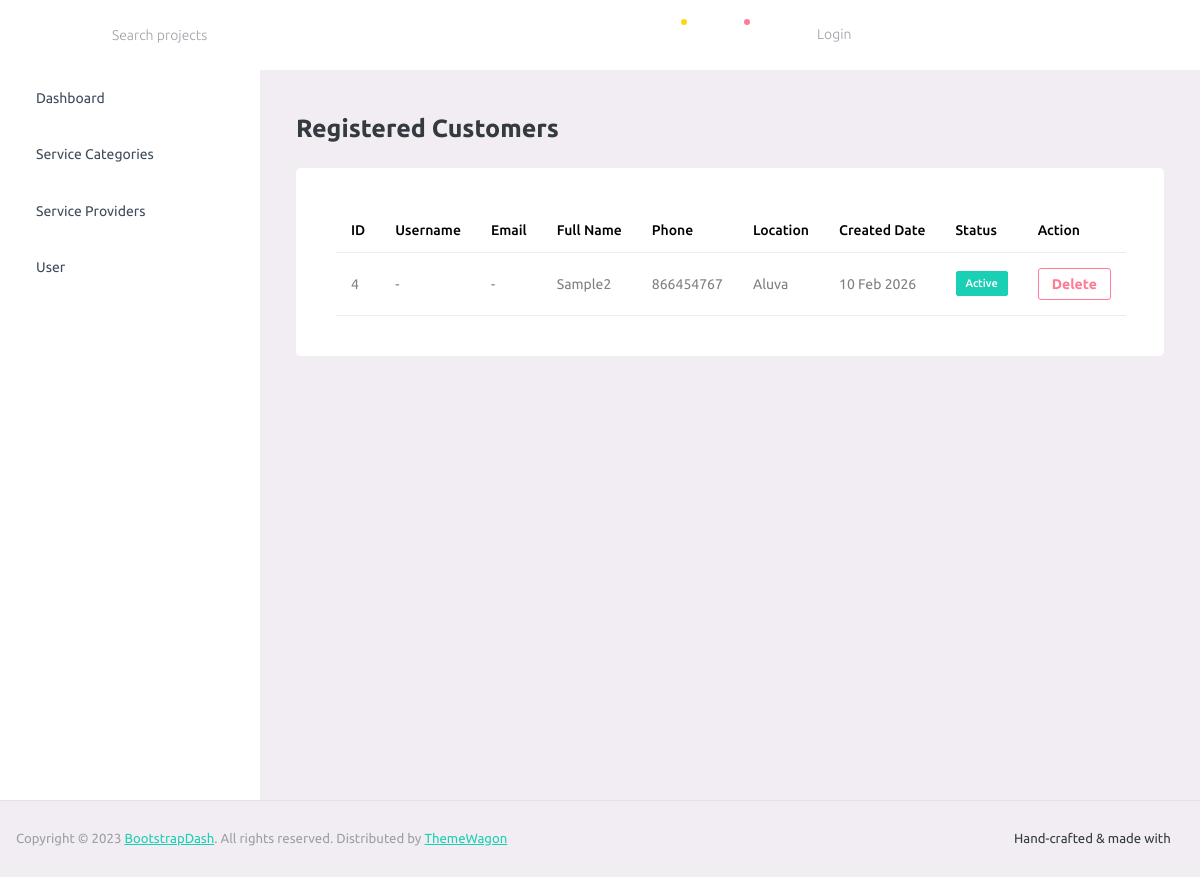
Screenshot of /FixPointAdmin/customers_details/ with the database file from the repository.
### UserApp/models.py (models this page shows, shortened)
class UserDb(models.Model):
    ROLE_CHOICES = (
        ('SERVICE_PROVIDER', 'Service Provider'),
        ('CUSTOMER', 'Customer'),
    )
    user = models.OneToOneField(
        User,
        on_delete=models.CASCADE,
        related_name="profile"
    )
    user_role = models.CharField(
        max_length=20,
        choices=ROLE_CHOICES
    )
    is_approved = models.BooleanField(default=False)

class CustomerProfileDb(models.Model):
    user = models.OneToOneField(UserDb, on_delete=models.CASCADE)
    full_name = models.CharField(max_length=150)
    phone_number = models.CharField(max_length=15, null=True, blank=True)
    location = models.CharField(max_length=150)
    latitude = models.DecimalField(
        max_digits=9,
        decimal_places=6,
        null=True,
        blank=True
    )
    longitude = models.DecimalField(
        max_digits=9,
        decimal_places=6,
        null=True,
        blank=True
    )
    created_at = models.DateTimeField(auto_now_add=True)
    rejection_reason = models.TextField(blank=True, null=True)

### AdminApp/views.py (the view)
# urls.py: path("customers_details/",views.customers_details,name="customers_details"),
def customers_details(request):
    customers = UserDb.objects.filter(
        user_role='CUSTOMER'
    ).select_related('customerprofiledb')
    context = {
        "customers": customers
    }
    return render(request, "customers-details.html",context )

### AdminApp/templates/customers-details.html (shortened to what this page needs)
{% extends 'base.html' %}
{% load static %}
{% block content %}
<div class="content-wrapper">
    <div class="row">
        <div class="col-12">
            <h3 class="mb-4 font-weight-bold">Registered Customers</h3>
        </div>
    </div>
    <div class="card">
        <div class="card-body">
            <table class="table table-hover">
                <thead>
                    <tr>
                        <th>ID</th>
                        <th>Username</th>
                        <th>Email</th>
                        <th>Full Name</th>
                        <th>Phone</th>
                        <th>Location</th>
                        <th>Created Date</th>
                        <th>Status</th>
                        <th>Action</th>
                    </tr>
                </thead>
                <tbody>
                    {% for user in customers %}
                    <tr>
                        <td>{{ user.id }}</td>
                        <td>{{ user.username|default:"-" }}</td>
                        <td>{{ user.email|default:"-" }}</td>
                        <td>
                            {% if user.customerprofiledb %}
                            {{ user.customerprofiledb.full_name|default:"-" }}
                            {% else %}
                            -
                            {% endif %}
                        </td>
                        <td>
                            {% if user.customerprofiledb %}
                            {{ user.customerprofiledb.phone_number|default:"-" }}
                            {% else %}
                            -
                            {% endif %}
                        </td>
                        <td>
                            {% if user.customerprofiledb %}
                            {{ user.customerprofiledb.location|default:"-" }}
                            {% else %}
                            -
                            {% endif %}
                        </td>
                        <td>
                            {% if user.customerprofiledb and user.customerprofiledb.created_at %}
                            {{ user.customerprofiledb.created_at|date:"d M Y" }}
                            {% else %}
                            -
                            {% endif %}
                        </td>
                        <td>
                            {% if user.is_approved %}
                            <span class="badge badge-success">Active</span>
                            {% else %}
                            <span class="badge badge-secondary">Inactive</span>
                            {% endif %}
                        </td>
                        <td>
                            <a href="{% url 'delete_user' user.id %}" class="btn btn-sm btn-outline-danger"
                                onclick="return confirm('Are you sure you want to delete this customer? This action cannot be undone.');">
                                Delete
                            </a>
                        </td>
                    </tr>
                    {% endfor %}
                </tbody>
            </table>
        </div>
    </div>
</div>
{% endblock %}

### rows the page displays
UserDb: id "4", username "-", email "-", customerprofiledb.full_name "Sample2", customerprofiledb.phone_number "866454767", customerprofiledb.location "Aluva", customerprofiledb.created_at "10 Feb 2026", is_approved "Active"
